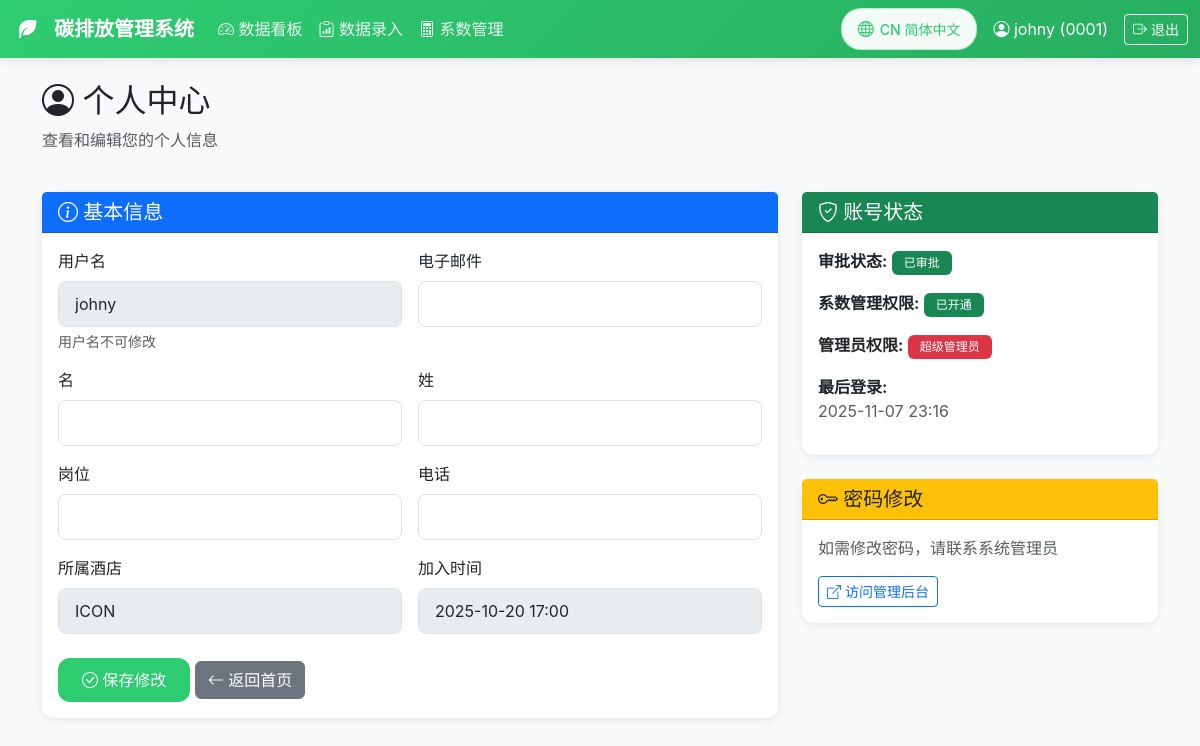
The page /profile/ (signed in) on the database as committed earlier.
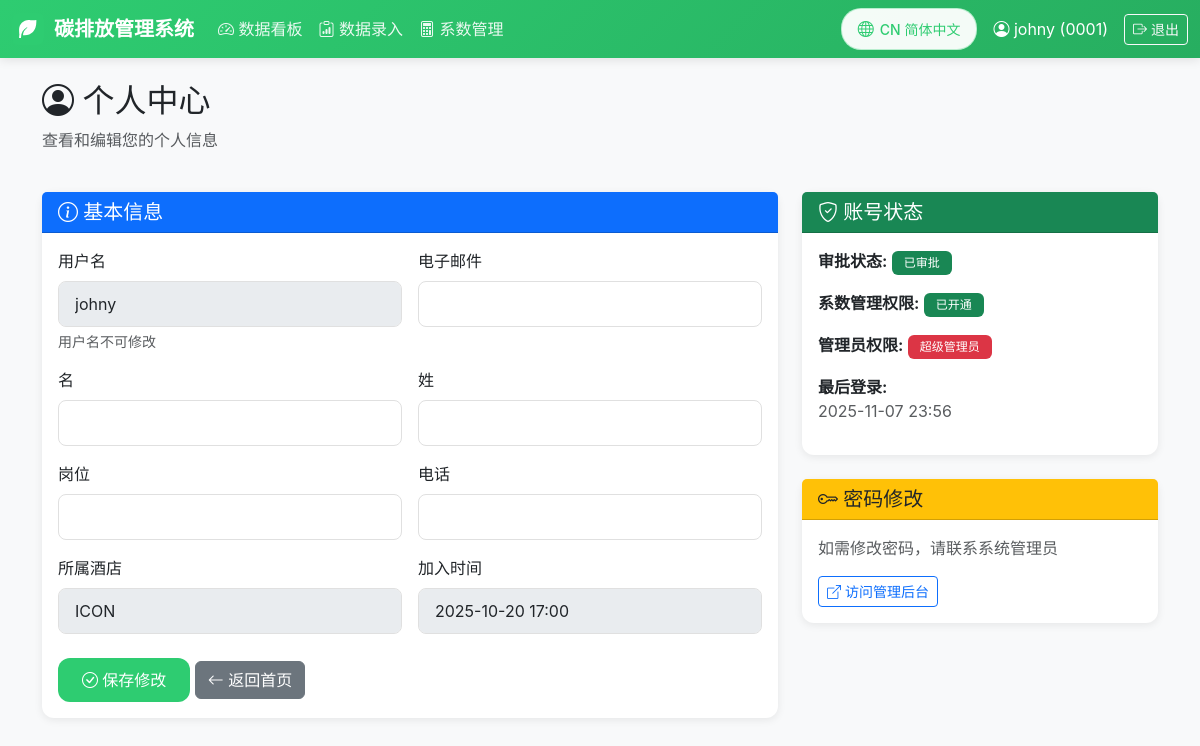
The same page on the database as committed later.
### coefficients/models.py (models this page shows, shortened)
class CustomUser(AbstractUser):
    hotel = models.ForeignKey(
        Hotel,
        on_delete=models.SET_NULL,
        null=True,
        blank=True,
        verbose_name=_('所属酒店'),
        related_name='users'
    )
    position = models.CharField(_('岗位'), max_length=100, blank=True)
    phone = models.CharField(_('电话'), max_length=20, blank=True)
    is_approved = models.BooleanField(_('是否审批通过'), default=False)
    can_manage_coefficients = models.BooleanField(_('可管理系数'), default=False)
    class Meta:
        verbose_name = _('用户')
        verbose_name_plural = _('用户')

class Hotel(models.Model):
    code = models.CharField(_('酒店代码'), max_length=50, unique=True)
    name = models.CharField(_('酒店名称'), max_length=200)
    name_en = models.CharField(_('酒店名称(英文)'), max_length=200, blank=True)
    created_at = models.DateTimeField(_('创建时间'), auto_now_add=True)
    updated_at = models.DateTimeField(_('更新时间'), auto_now=True)
    is_active = models.BooleanField(_('是否启用'), default=True)
    class Meta:
        verbose_name = _('酒店')
        verbose_name_plural = _('酒店')
        ordering = ['code']

### coefficients/views.py (the view, shortened to what this page needs)
# urls.py: path('profile/', views.profile, name='profile'),
@login_required
def profile(request):
    return render(request, 'coefficients/profile.html', {
        'user': request.user
    })

### templates/coefficients/profile.html (shortened to what the changed rows need)
{% extends "base.html" %}
{% load i18n %}
{% block content %}
<div class="container mt-4">
    <div class="row mb-4">
        <div class="col">
            <h2><i class="bi bi-person-circle"></i> {% trans "个人中心" %}</h2>
        </div>
    </div>
    <div class="row">
        <div class="col-lg-8">
            <div class="card mb-4">
                <div class="card-body">
                    <form method="post">
                        <div class="row g-3">
                            <div class="col-md-6">
                                <label for="username" class="form-label">{% trans "用户名" %}</label>
                                <input type="text" class="form-control" id="username" value="{{ user.username }}" disabled>
                                <div class="form-text">{% trans "用户名不可修改" %}</div>
                            </div>
                            <div class="col-md-6">
                                <label for="hotel" class="form-label">{% trans "所属酒店" %}</label>
                                <input type="text" class="form-control" id="hotel" value="{% if user.hotel %}{{ user.hotel.name }}{% else %}-{% endif %}" disabled>
                            </div>
                            <div class="col-md-6">
                                <label for="date_joined" class="form-label">{% trans "加入时间" %}</label>
                                <input type="text" class="form-control" id="date_joined" value="{{ user.date_joined|date:'Y-m-d H:i' }}" disabled>
                            </div>
                        </div>
                    </form>
                </div>
            </div>
        </div>
        <div class="col-lg-4">
            <div class="card mb-4">
                <div class="card-body">
                    <div class="mb-3">
                        <strong>{% trans "最后登录" %}:</strong>
                        <div class="text-muted">{{ user.last_login|date:'Y-m-d H:i' }}</div>
                    </div>
                </div>
            </div>
        </div>
    </div>
</div>
{% endblock %}

### templates/base.html (shortened to what this page needs)
{% load static %}
{% load i18n %}
<!DOCTYPE html>
<html lang="{{ LANGUAGE_CODE }}">
<head>
    <link href="https://cdn.jsdelivr.net/npm/bootstrap@5.3.0/dist/css/bootstrap.min.css" rel="stylesheet">
    <link rel="stylesheet" href="https://cdn.jsdelivr.net/npm/bootstrap-icons@1.11.0/font/bootstrap-icons.css">
</head>
<body>
    {% if user.is_authenticated %}
    <nav class="navbar navbar-expand-lg navbar-dark mb-4">
        <div class="container-fluid">
            <a class="navbar-brand" href="{% url 'dashboard' %}">
                <img src="{% static 'images/leaf-icon.svg' %}" alt="Leaf Icon">
                {% trans "碳排放管理系统" %}
            </a>
            <div class="collapse navbar-collapse" id="navbarNav">
                <ul class="navbar-nav me-auto">
                    <li class="nav-item">
                        <a class="nav-link" href="{% url 'dashboard' %}">
                            <i class="bi bi-speedometer2"></i> {% trans "数据看板" %}
                        </a>
                    </li>
                    <li class="nav-item">
                        <a class="nav-link" href="{% url 'consumption_list' %}">
                            <i class="bi bi-clipboard-data"></i> {% trans "数据录入" %}
                        </a>
                    </li>
                    {% if user.can_manage_coefficients or user.is_superuser %}
                    <li class="nav-item">
                        <a class="nav-link" href="{% url 'coefficient_list' %}">
                            <i class="bi bi-calculator"></i> {% trans "系数管理" %}
                        </a>
                    </li>
                    {% endif %}
                </ul>
                <div class="d-flex align-items-center gap-3">
                    <div class="language-switcher">
                        <form action="{% url 'set_language' %}" method="post" id="languageForm">
                            <button type="button" class="btn btn-sm" id="languageToggle">
                                <i class="bi bi-globe"></i>
                                <span id="languageText">{% if LANGUAGE_CODE == 'zh-hans' %}CN 简体中文{% else %}EN English{% endif %}</span>
                            </button>
                        </form>
                    </div>
                    <a href="{% url 'profile' %}" class="text-white text-decoration-none">
                        <i class="bi bi-person-circle"></i> {{ user.username }}
                        {% if user.hotel %}({{ user.hotel.code }}){% endif %}
                    </a>
                    <a href="{% url 'logout' %}" class="btn btn-sm btn-outline-light">
                        <i class="bi bi-box-arrow-right"></i> {% trans "退出" %}
                    </a>
                </div>
            </div>
        </div>
    </nav>
    {% endif %}
    <div class="container-fluid">
        {% block content %}{% endblock %}
    </div>
</body>
</html>

Rows that differ between the two databases and show on the page:
changed CustomUser "johny": last_login "2025-11-07 23:16" → "2025-11-07 23:56"
